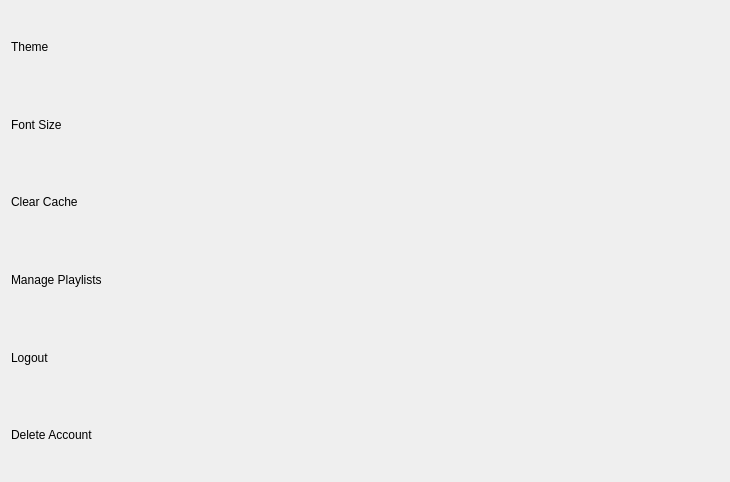
            <widget class="QWidget" name="settings_sa_widgets">
             <property name="geometry">
              <rect>
               <x>0</x>
               <y>0</y>
               <width>730</width>
               <height>482</height>
              </rect>
             </property>
             <property name="styleSheet">
              <string notr="true"/>
             </property>
             <layout class="QVBoxLayout" name="verticalLayout_13">
              <item>
               <widget class="QLabel" name="label_9">
                <property name="text">
                 <string>Theme</string>
                </property>
               </widget>
              </item>
              <item>
               <widget class="QLabel" name="label_13">
                <property name="text">
                 <string>Font Size</string>
                </property>
               </widget>
              </item>
              <item>
               <widget class="QLabel" name="label_12">
                <property name="text">
                 <string>Clear Cache</string>
                </property>
               </widget>
              </item>
              <item>
               <widget class="QLabel" name="label_14">
                <property name="text">
                 <string>Manage Playlists</string>
                </property>
               </widget>
              </item>
              <item>
               <widget class="QLabel" name="label_15">
                <property name="text">
                 <string>Logout</string>
                </property>
               </widget>
              </item>
              <item>
               <widget class="QLabel" name="label_16">
                <property name="text">
                 <string>Delete Account</string>
                </property>
               </widget>
              </item>
             </layout>
            </widget>
